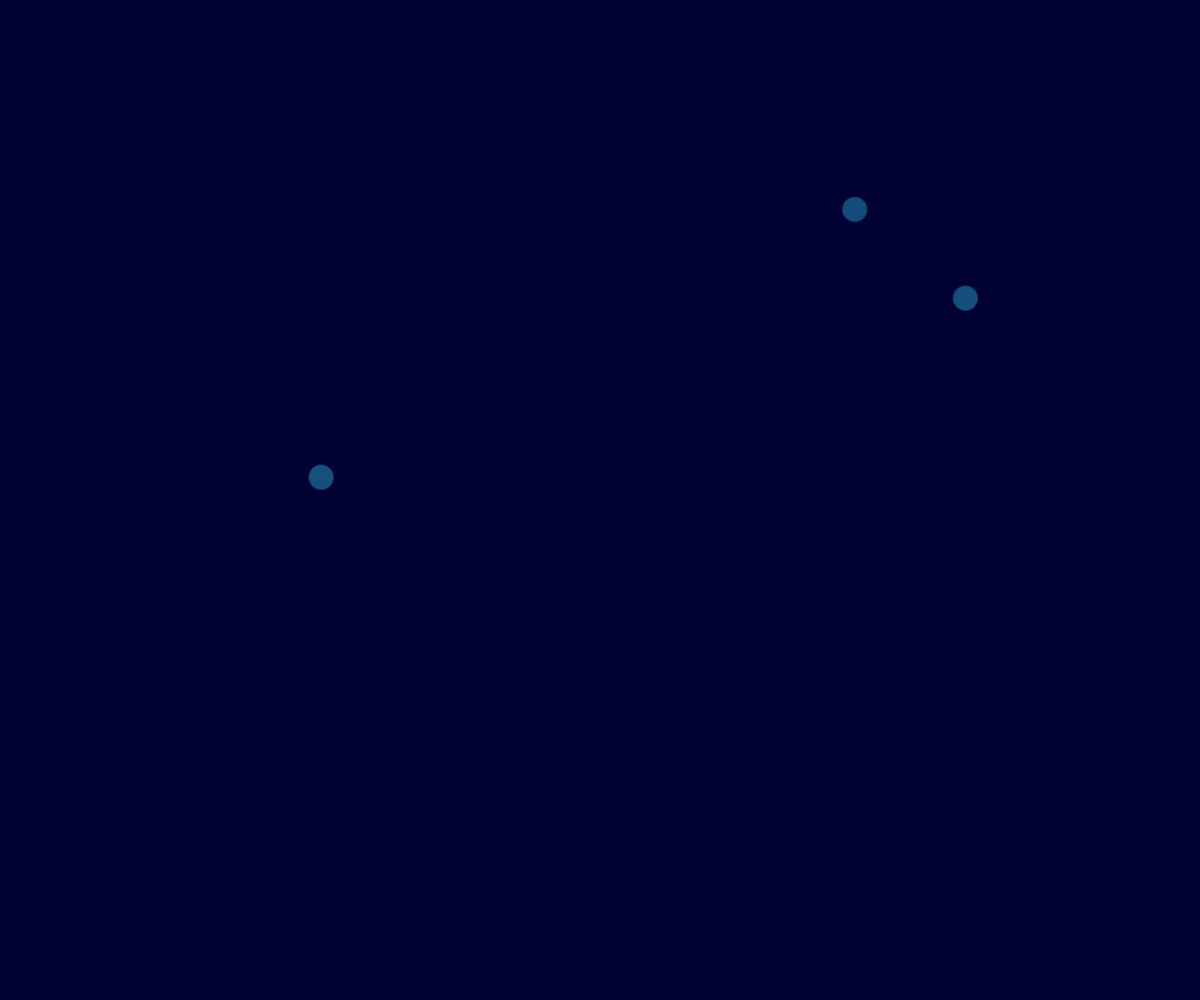
Frame 1 (no input)
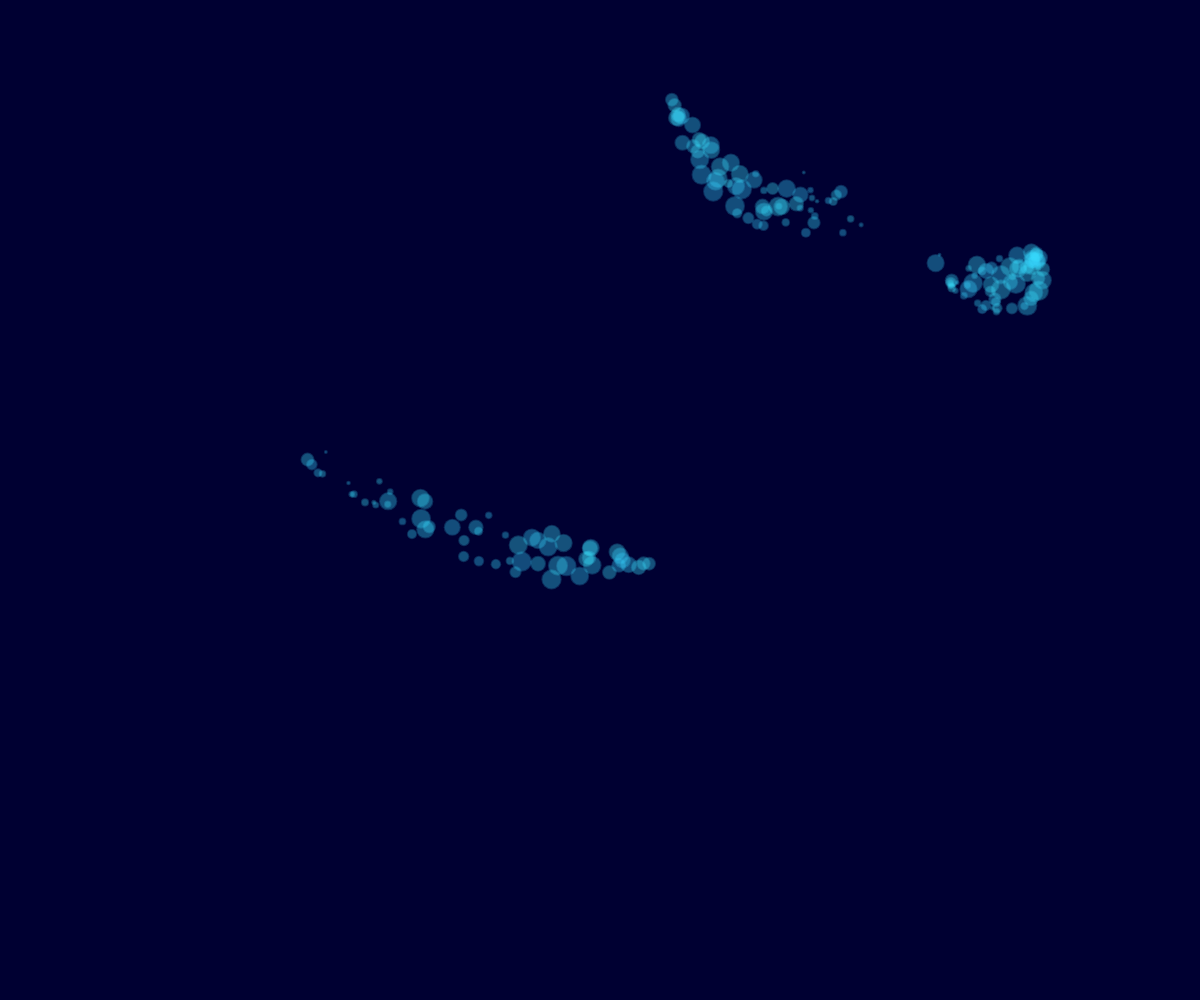
Frame 60 (no input)
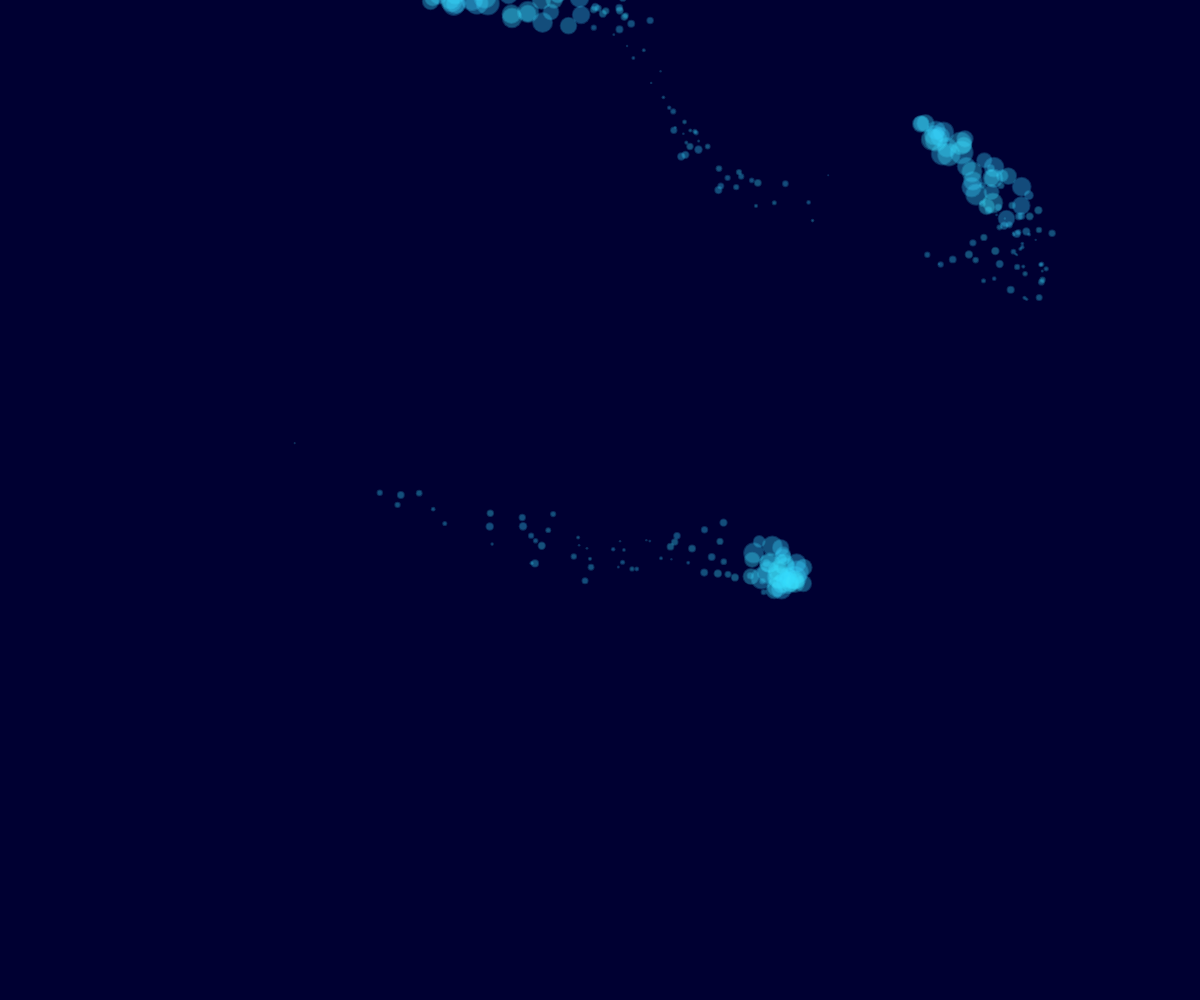
Frame 120 (the mouse pressed at the canvas centre since frame 60)

The p5.js sketch that drew these frames (run headless with seeded random() and noise() and a simulated clock; from frame 60 on, the mouse is pressed at the canvas centre):

// p5.js sketch
// ── sketch.js
var fishes = [];
var animations = [];

function setup() {
  canvas = createCanvas(windowWidth, windowHeight);
  start();
}

function start() {
  fishes = [];
  for (var i = 0; i < 3; i++) {
    c1 = color(54, 209, 255).levels;
    c2 = color(c1[0] * 1.1, c1[1] * 1.1, c1[2] * 1.1).levels;
    fish = new Fish(
      windowWidth * random(0, 1),
      windowHeight * random(0, 1),
      c1,
      c2
    );
    fishes.push(fish);
  }
}

function draw() {
  background(0, 0, 50);

  fishes.forEach(function (f) {
    f.update(frameCount * 0.1);
    f.render();
  });

  animations.forEach(function (a) {
    a.update(frameCount * 0.1);
    a.render();
  });

  if (animations[0]) {
    if (!animations[0].active) {
      animations.splice(0, 1);
    }
  }
}

function touchEnded() {
  createDoppler();
}

function mouseClicked() {
  createDoppler();
}

function createDoppler() {
  if (mouseY > 0 && mouseY < height) {
    d = new DopplerAnimation(mouseX, mouseY);
    animations.push(d);
  }
}

function Fish(x, y, c1, c2) {
  this.x = x;
  this.y = y;
  this.bubbles = [];
  this.counter = 0;

  //this.from = color(255, 0, 255, 0.2 * 255);
  //this.to = color(0, 255, 255, 0.2 * 255);
  this.from = color(c1[0], c1[1], c1[2], 0.2 * 255);
  this.to = color(c2[0], c2[1], c2[2], 0.2 * 255);

  this.nx = random(10);
  this.ny = random(10);

  this.MAX_SPEED = 10;
}

Fish.prototype.update = function (t) {
  if (animations.length > 0) {
    d = animations[animations.length - 1];
    vx = (d.x - this.x) * 0.06;
    vy = (d.y - this.y) * 0.06;
    this.x += vx;
    this.y += vy;
  } else {
    //velocity
    lerpX = lerp(-this.MAX_SPEED, this.MAX_SPEED, noise(this.ny, this.nx));
    lerpY = lerp(-this.MAX_SPEED, this.MAX_SPEED, noise(this.nx, this.ny));
    this.x += lerpX;
    this.y += lerpY;
    this.x = constrain(this.x, 0, width);
    this.y = constrain(this.y, 0, height);
    nLerp = lerp(0, 0.01, noise(this.counter));
    this.nx += nLerp;
    this.ny += nLerp;
  }

  //bubble creation
  r = noise(t) * 40;
  c = lerpColor(this.from, this.to, random(0, 1));
  b = new Bubble(this.x, this.y, r, this.counter++, c);
  this.bubbles.push(b);

  //update bubbles
  this.bubbles.forEach(
    function (b, index) {
      b.update(t);

      if (b.r <= 0) {
        this.bubbles.splice(index, 1);
      }
    }.bind(this)
  );
};

Fish.prototype.render = function () {
  this.bubbles.forEach(function (b) {
    b.render();
  });
};

function Bubble(x, y, r, index, c) {
  this.x = x;
  this.y = y;
  this.c = c;
  this.r = r;
  this.index = index;
}

Bubble.prototype.update = function (t) {
  this.r -= 0.2;
  this.x += sin(t + this.index) + map(noise(t, this.index), 0, 1, -2, 2);
  this.y += cos(t + this.index) + map(noise(t, this.index), 0, 1, -2, 2);
};

Bubble.prototype.render = function () {
  noStroke();
  fill(this.c);
  ellipse(this.x, this.y, this.r + 2);
  fill(this.c);
  ellipse(this.x, this.y, this.r);
};

function DopplerAnimation(x, y) {
  this.x = x;
  this.y = y;
  this.dopplers = [];
  this.active = true;
  this.spawnDelay = 0;
  this.amount = 3;
}

DopplerAnimation.prototype.update = function (t) {
  if (this.amount > 0 && this.spawnDelay-- <= 0) {
    this.amount--;
    this.addDoppler();
    this.spawnDelay = 20;
  }

  this.dopplers.forEach(
    function (d, index) {
      d.update(t);
      if (d.alpha <= 0) {
        this.dopplers.splice(index, 1);
      }
    }.bind(this)
  );

  if (this.dopplers.length == 0) {
    this.active = false;
  }
};

DopplerAnimation.prototype.render = function () {
  this.dopplers.forEach(function (d, index) {
    d.render();
  });
};

DopplerAnimation.prototype.addDoppler = function () {
  d = new Doppler(this.x, this.y);
  this.dopplers.push(d);
};

function Doppler(x, y) {
  this.x = x;
  this.y = y;
  this.r = 0;
  this.alpha = 255;
}

Doppler.prototype.update = function (t) {
  this.r += 2;
  this.alpha -= 3;
};

Doppler.prototype.render = function () {
  noFill();
  stroke(54, 209, 255, this.alpha);
  strokeWeight(2);
  ellipse(this.x, this.y, this.r);
};

// ── aquarium.js
var fishes = [];
var animations = [];

function setup(){
  var canvas = createCanvas(windowWidth, windowHeight);
  canvas.parent('sketch');

  start();
}

function start() {
  fishes = [];
  for (var i = 0; i < 3; i++) {
    c1 = color(54, 209, 255).levels;
    c2 = color(c1[0] * 1.1, c1[1] * 1.1, c1[2] * 1.1).levels;
    fish = new Fish(windowWidth * random(0, 1), windowHeight * random(0, 1), c1, c2);
    fishes.push(fish);
  }
}

function draw(){
  background(0, 0, 50);

  fishes.forEach(function(f) {
    f.update(frameCount * 0.1);
    f.render();
  });

  animations.forEach(function(a) {
    a.update(frameCount * 0.1);
    a.render();
  });

  if (animations[0]) {
    if (!animations[0].active) {
      animations.splice(0, 1);
    }
  }

}

function mouseClicked() {
  if (mouseY > 0 && mouseY < height) {
    d = new DopplerAnimation(mouseX, mouseY);
    animations.push(d);
  }
}

function Fish(x, y, c1, c2) {
  this.x = x;
  this.y = y;
  this.bubbles = [];
  this.counter = 0;

  //this.from = color(255, 0, 255, 0.2 * 255);
  //this.to = color(0, 255, 255, 0.2 * 255);
  this.from = color(c1[0], c1[1], c1[2], 0.2 * 255);
  this.to = color(c2[0], c2[1], c2[2], 0.2 * 255);

  this.nx = random(10);
  this.ny = random(10);

  this.MAX_SPEED = 10;
}

Fish.prototype.update = function(t) {

  if (animations.length > 0) {
    d = animations[animations.length - 1];
    vx = (d.x - this.x) * 0.06;
    vy = (d.y - this.y) * 0.06;
    this.x += vx;
    this.y += vy;
  } else {
  //velocity
  lerpX = lerp(-this.MAX_SPEED, this.MAX_SPEED, noise(this.ny, this.nx));
  lerpY = lerp(-this.MAX_SPEED, this.MAX_SPEED, noise(this.nx, this.ny));
  this.x += lerpX;
  this.y += lerpY;
  this.x = constrain(this.x, 0, width);
  this.y = constrain(this.y, 0, height);
  nLerp = lerp(0, 0.01,  noise(this.counter));
  this.nx += nLerp;
  this.ny += nLerp;
  }

  //bubble creation
  r = noise(t) * 40;
  c = lerpColor(this.from, this.to, random(0, 1));
  b = new Bubble(this.x, this.y, r, this.counter++, c);
  this.bubbles.push(b);

  //update bubbles
  this.bubbles.forEach(function(b, index) {
    b.update(t);

    if (b.r <= 0) {
      this.bubbles.splice(index, 1);
    }
  }.bind(this));

}

Fish.prototype.render = function() {

  this.bubbles.forEach(function(b) {
    b.render();
  });

}

function Bubble(x, y, r, index, c) {
  this.x = x;
  this.y = y;
  this.c = c;
  this.r = r;
  this.index = index;
}

Bubble.prototype.update = function(t) {
  this.r -= 0.2;
  this.x += (sin(t + this.index) + map(noise(t, this.index), 0, 1, -2, 2));
  this.y += (cos(t + this.index) + map(noise(t, this.index), 0, 1, -2, 2));
}

Bubble.prototype.render = function() {
  noStroke();
  fill(this.c);
  ellipse(this.x, this.y, this.r + 2);
  fill(this.c);
  ellipse(this.x, this.y, this.r);
}

function DopplerAnimation(x, y) {
  this.x = x;
  this.y = y;
  this.dopplers = [];
  this.active = true;
  this.spawnDelay = 0;
  this.amount = 3;
}

DopplerAnimation.prototype.update = function(t) {

  if(this.amount > 0 && this.spawnDelay-- <= 0) {
    this.amount--;
    this.addDoppler();
    this.spawnDelay = 20;
  }

  this.dopplers.forEach(function(d, index) {
    d.update(t);
    if(d.alpha <= 0) {
      this.dopplers.splice(index, 1);
    }
  }.bind(this));

  if (this.dopplers.length == 0 ) {
    this.active = false;
  }
}

DopplerAnimation.prototype.render = function() {
  this.dopplers.forEach(function(d, index) {
    d.render();
  });
}

DopplerAnimation.prototype.addDoppler = function() {
  d = new Doppler(this.x, this.y);
  this.dopplers.push(d);
}

function Doppler(x, y) {
  this.x = x;
  this.y = y;
  this.r = 0;
  this.alpha = 255;
}

Doppler.prototype.update = function(t) {
  this.r += 2;
  this.alpha -= 3;
}

Doppler.prototype.render = function() {
  noFill();
  stroke(54, 209, 255, this.alpha);
  strokeWeight(2);
  ellipse(this.x, this.y, this.r);
}

// ── sketch-small.js
var fishes = [];
var animations = [];

function windowResized() {
  resizeCanvas(windowWidth, 300);
}

function setup() {
  var canvas = createCanvas(windowWidth, 300);
  canvas.parent("sketch-holder");

  start();
}

function start() {
  fishes = [];
  for (var i = 0; i < 3; i++) {
    c1 = color(54, 209, 255).levels;
    c2 = color(c1[0] * 1.1, c1[1] * 1.1, c1[2] * 1.1).levels;
    fish = new Fish(
      windowWidth * random(0, 1),
      windowHeight * random(0, 1),
      c1,
      c2
    );
    fishes.push(fish);
  }
}

function draw() {
  background(0, 0, 50);

  fishes.forEach(function (f) {
    f.update(frameCount * 0.1);
    f.render();
  });

  animations.forEach(function (a) {
    a.update(frameCount * 0.1);
    a.render();
  });

  if (animations[0]) {
    if (!animations[0].active) {
      animations.splice(0, 1);
    }
  }
}

function touchEnded() {
  createDoppler();
}

function mouseClicked() {
  createDoppler();
}

function createDoppler() {
  if (mouseY > 0 && mouseY < height) {
    d = new DopplerAnimation(mouseX, mouseY);
    animations.push(d);
  }
}

function Fish(x, y, c1, c2) {
  this.x = x;
  this.y = y;
  this.bubbles = [];
  this.counter = 0;

  //this.from = color(255, 0, 255, 0.2 * 255);
  //this.to = color(0, 255, 255, 0.2 * 255);
  this.from = color(c1[0], c1[1], c1[2], 0.2 * 255);
  this.to = color(c2[0], c2[1], c2[2], 0.2 * 255);

  this.nx = random(10);
  this.ny = random(10);

  this.MAX_SPEED = 10;
}

Fish.prototype.update = function (t) {
  if (animations.length > 0) {
    d = animations[animations.length - 1];
    vx = (d.x - this.x) * 0.06;
    vy = (d.y - this.y) * 0.06;
    this.x += vx;
    this.y += vy;
  } else {
    //velocity
    lerpX = lerp(-this.MAX_SPEED, this.MAX_SPEED, noise(this.ny, this.nx));
    lerpY = lerp(-this.MAX_SPEED, this.MAX_SPEED, noise(this.nx, this.ny));
    this.x += lerpX;
    this.y += lerpY;
    this.x = constrain(this.x, 0, width);
    this.y = constrain(this.y, 0, height);
    nLerp = lerp(0, 0.01, noise(this.counter));
    this.nx += nLerp;
    this.ny += nLerp;
  }

  //bubble creation
  r = noise(t) * 40;
  c = lerpColor(this.from, this.to, random(0, 1));
  b = new Bubble(this.x, this.y, r, this.counter++, c);
  this.bubbles.push(b);

  //update bubbles
  this.bubbles.forEach(
    function (b, index) {
      b.update(t);

      if (b.r <= 0) {
        this.bubbles.splice(index, 1);
      }
    }.bind(this)
  );
};

Fish.prototype.render = function () {
  this.bubbles.forEach(function (b) {
    b.render();
  });
};

function Bubble(x, y, r, index, c) {
  this.x = x;
  this.y = y;
  this.c = c;
  this.r = r;
  this.index = index;
}

Bubble.prototype.update = function (t) {
  this.r -= 0.2;
  this.x += sin(t + this.index) + map(noise(t, this.index), 0, 1, -2, 2);
  this.y += cos(t + this.index) + map(noise(t, this.index), 0, 1, -2, 2);
};

Bubble.prototype.render = function () {
  noStroke();
  fill(this.c);
  ellipse(this.x, this.y, this.r + 2);
  fill(this.c);
  ellipse(this.x, this.y, this.r);
};

function DopplerAnimation(x, y) {
  this.x = x;
  this.y = y;
  this.dopplers = [];
  this.active = true;
  this.spawnDelay = 0;
  this.amount = 3;
}

DopplerAnimation.prototype.update = function (t) {
  if (this.amount > 0 && this.spawnDelay-- <= 0) {
    this.amount--;
    this.addDoppler();
    this.spawnDelay = 20;
  }

  this.dopplers.forEach(
    function (d, index) {
      d.update(t);
      if (d.alpha <= 0) {
        this.dopplers.splice(index, 1);
      }
    }.bind(this)
  );

  if (this.dopplers.length == 0) {
    this.active = false;
  }
};

DopplerAnimation.prototype.render = function () {
  this.dopplers.forEach(function (d, index) {
    d.render();
  });
};

DopplerAnimation.prototype.addDoppler = function () {
  d = new Doppler(this.x, this.y);
  this.dopplers.push(d);
};

function Doppler(x, y) {
  this.x = x;
  this.y = y;
  this.r = 0;
  this.alpha = 255;
}

Doppler.prototype.update = function (t) {
  this.r += 2;
  this.alpha -= 3;
};

Doppler.prototype.render = function () {
  noFill();
  stroke(54, 209, 255, this.alpha);
  strokeWeight(2);
  ellipse(this.x, this.y, this.r);
};
